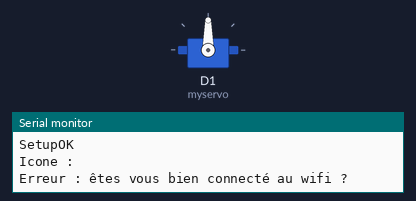
Bench run of a sketch on a simulated ESP8266 (NodeMCU). Shown: servo, the last lines printed to the serial monitor.

Above: at 0.05 s.
At 3.5 s:
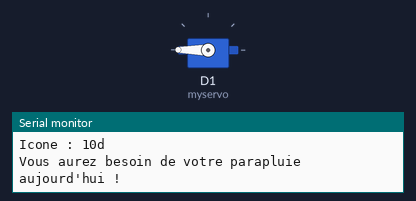
At 7.0 s:
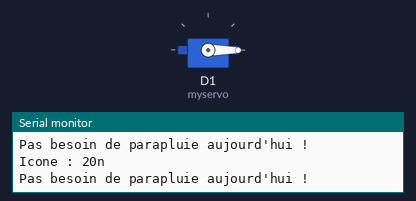
Timing chart, 0 to 9.1 s (numbered marks = the images above):
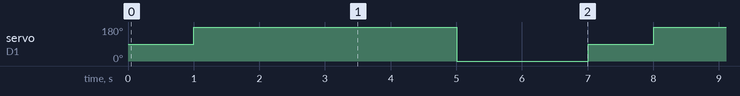

Measured:
- by itself, servo on D1 (myservo): repeats every 7.0 s: 0° 2.0 s, 90° 1.0 s, 180° 4.0 s

The sketch:

servoMeteoTest.ino
```cpp
/*
   TP semaine 2 MOOC FabOC : le servométéo
   créé par Guillaume Habault le 11 avril 2017
   Ce code est en CC0 1.0 Universal
 */

#include <Servo.h>

Servo myservo;  // création d'un objet myservo issu de la librairie Servo

void setup() {
	// initialisation du port série
	Serial.begin(9600);

	// Le servo est branché sur la broche D1
	myservo.attach(D1);

	Serial.println("SetupOK");
}

void loop() {
	String iconString[] ={"", "09d", "09n", "10d", "10n", "20d", "20n"};
	for(int i = 0 ; i < 7 ; i++){
		Serial.print("Icone : ");
		Serial.println(iconString[i]);  // On affiche la valeur de l'icône

		setServo(iconString[i]);     // On envoie l'icone à notre fonction setServo

		delay(1000); // On attend 1 seconde avant la prochaine requête
	}
}

/**
 * Fonction setServo()
 * Détermine la position à prendre pour le servomoteur en fonction de l'icone récupérée et envoye un message sur le port série.
 * @String icon : L'icone à afficher.
 */
void setServo(String icon) {
	if (icon == "") { // Si l'icone est vide, c'est qu'on a un problème de connexion
		myservo.write(90); // On positionne le servo à 90° et on envoie le message sur le port série
		Serial.println("Erreur : êtes vous bien connecté au wifi ?");
	} else { // Si on a une icone, on va regarder si elle apparait dans la liste des codes de pluie
		String stringPluie = "09d, 09n, 10d, 10n"; // Les cas de pluie
		if (0 <= stringPluie.lastIndexOf(icon)) { // lastIndexOf renvoye -1 si rien n'est trouvé
			myservo.write(180); // On positionne le servo à 180° et on envoie le message sur le port série
			Serial.println("Vous aurez besoin de votre parapluie aujourd'hui !");
		} else { // la recherche a renvoyé une valeur négative
			myservo.write(0); // On positionne le servo à 0° et on envoie le message sur le port série
			Serial.println("Pas besoin de parapluie aujourd'hui !");
		}
	}
}
```
